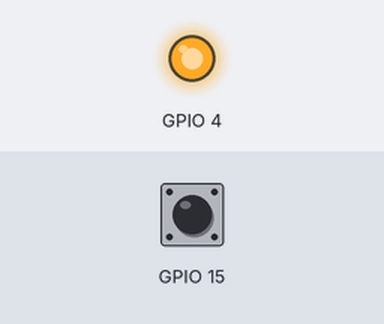
Recording of a program running on a simulated ESP32-S3. On the bench: output pins drawn as LEDs (lit = HIGH). The test bench sets the inputs (shaded band); at power-on: GPIO 15 LOW. What the program prints to the serial monitor is not drawn.

Above: at 1.4 s.
At 5.0 s:
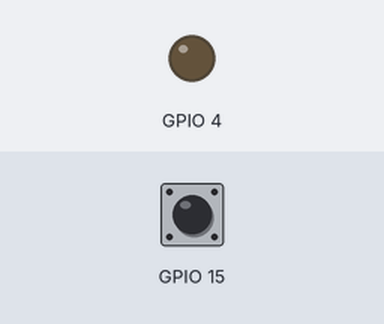
5.1 s: GPIO 15 pulsed HIGH 2 times (0.12 s each, 0.3 s apart)
8.7 s: GPIO 15 pulsed HIGH 5 times (0.12 s each, 0.3 s apart)
Timing chart, 0 to 11.7 s (numbered marks = the images above; inputs shaded):
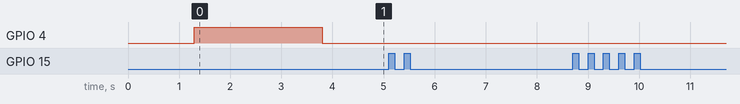

The program:

main.cpp
```cpp
#include <Arduino.h>
#include <ADS1256.h>

// Define custom SPI pins for ADS1256 Module
#define SPI_MISO 11
#define SPI_SCLK 14
#define SPI_MOSI 13
#define SPI_CS  4
#define DRDY 15

SPIClass spi_ads(FSPI); // Create custom SPI instance
ADS1256 ADC(&spi_ads, DRDY, SPI_CS, 2.5); // Instantiate ADS1256

// Calibration coefficients y=Ax+B
float calibrationA = -454;
float calibrationB = 0.083;

float weight;

// convertToWeight function
// Returns measured force (lbf)
float convertToWeight(float voltage) {
  return (calibrationA * voltage) + calibrationB;
}

void setup()
{
    // Initialize Serial
    Serial.begin(115200);
    delay(100);

    // Configure SPI pins
    pinMode(SPI_MISO, INPUT_PULLUP);
    pinMode(SPI_SCLK, OUTPUT);
    pinMode(SPI_MOSI, OUTPUT);

    // Initialize the SPI bus with custom pins
    spi_ads.begin(SPI_SCLK, SPI_MISO, SPI_MOSI, SPI_CS);

    // ADC Setup
    ADC.InitializeADC();

    // Set Gain (PGA)
    ADC.setPGA(PGA_64);  // Maximum gain for small signals

    // Set Differential Input Channels (AIN0 - AIN1)
    ADC.setMUX(DIFF_0_1);

    // Set Sampling Rate
    ADC.setDRATE(DRATE_1000SPS);

    delay(100);
}

void loop()
{
  // Read differential voltage
  long rawConversion = ADC.readSingleContinuous();

  // Convert raw ADC value to voltage
  float voltageValue = ADC.convertToVoltage(rawConversion) * 1000;

  // Convert voltage to weight
  weight = convertToWeight(voltageValue);

  // Print results
  // Serial.print("voltage = " + String(-voltageValue, 5));
  Serial.println("loadcell weight = " + String(weight, 5));
  Serial.println();
}
```
